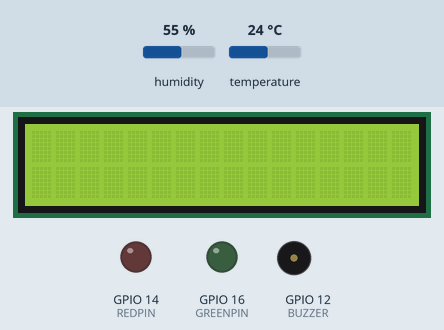
Bench run of a sketch on a simulated ESP8266 (NodeMCU). On the bench: 16×2 character LCD, output pins drawn as LEDs (lit = HIGH), buzzer (waves = sounding, pin HIGH). The inputs (shaded band) are chosen by the test bench; at power-on: temperature 24 °C, humidity 55 %. WiFi joins after 1.5 s; servers stay silent unless stated; uploads are accepted with an empty reply; what the sketch prints to the serial monitor is not drawn.

Above: at 3.3 s.
3.4 s: temperature set to 27 °C
At 14.4 s:
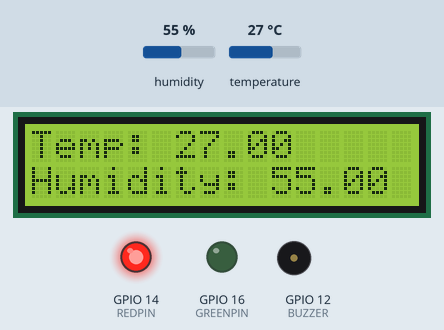
18.4 s: temperature set to 12 °C
At 25.4 s:
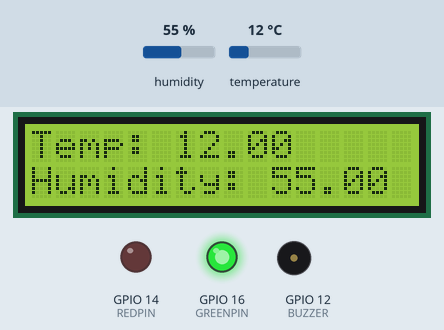
33.4 s: humidity set to 22 %
At 35.0 s:
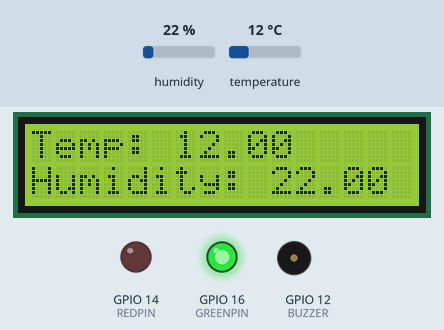
48.4 s: humidity set to 40 %
At 55.4 s:
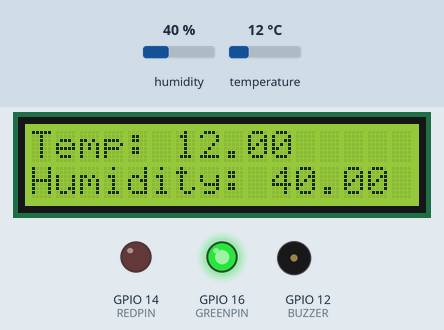
Timing chart, 0 to 56.9 s (numbered marks = the images above; inputs shaded):
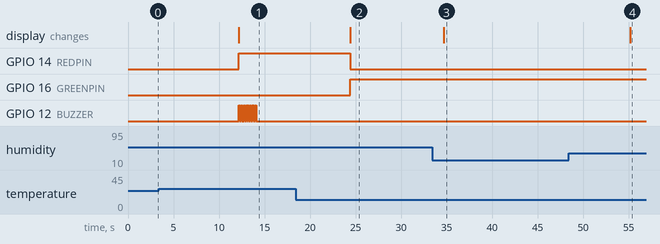

Measured:
- the behaviour switches between 25 and 26 °C on temperature (found by bisection; images 0 and 1)
- after the input at 3.4 s, GPIO 14 (REDPIN): LOW → HIGH after 8.8 s; GPIO 16 (GREENPIN): stays LOW (without the input it goes to HIGH after 8.8 s); GPIO 12 (BUZZER): alternates HIGH for 0.10 s and LOW for 0.10 s, 20 changes in all, then stays LOW, starting after 8.8 s; the display: changes after 8.8 s (image 1)
- after the input at 18.4 s, GPIO 14 (REDPIN): HIGH → LOW after 6.0 s; GPIO 16 (GREENPIN): LOW → HIGH after 6.0 s; GPIO 12 (BUZZER): stops changing and stays LOW; the display: changes after 6.0 s (image 2)
- after the input at 33.4 s, the display: changes after 1.3 s (image 3)
- after the input at 48.4 s, the display: changes after 6.8 s (image 4)

The sketch:

sketch_jun27a.ino
```cpp
#include <DHT.h>
#include <ESP8266WiFi.h>
#include <WiFiClient.h>
#include <ESP8266HTTPClient.h>
#include <LiquidCrystal_I2C.h>
DHT dht(2, DHT11); // D4
#define BUZZER 12 //  D6
#define REDPIN 14 //D5
#define GREENPIN 16 //  D0
// SDA  - D2
// SCL - D1
LiquidCrystal_I2C lcd(0x27, 16, 2);
//const char* ssid = "...";          // Your WiFi SSID
//const char* password = "iallyieIA03%";  // Your WiFi password
//const char* serverAddress = "http://192.168.8.117:80"; // ip address and the port on backend
const char* ssid = "RCA-WiFii";          // Your WiFi SSID
const char* password = "@rca@2023";  // Your WiFi password
const char* serverAddress = "http://192.168.1.150"; // ip address and the port on backend
void setup()
{
  Serial.begin(115200);
  Serial.println("DHT11 Temperature and Humidity Sensor");
  dht.begin();  pinMode(BUZZER, OUTPUT);
  pinMode(REDPIN, OUTPUT);
  pinMode(GREENPIN, OUTPUT);
    // Initialize the LCD display
  lcd.begin(16, 2);
    lcd.init();
  lcd.backlight();
 connectToWiFi();
}
void loop()
{
  delay(10000); // Wait for 10 seconds between readings
  //Collecting temperaures and humidity in the Rwanda Coding Academy Surroundings
  float temperature = dht.readTemperature();
  float humidity = dht.readHumidity();
  if (isnan(temperature) || isnan(humidity))
  {
    Serial.println("Failed to read data from DHT sensor");
  }
  else
  {
    Serial.print("Temperature: ");
    Serial.print(temperature);
    Serial.print(" °C");
    Serial.println("");
    Serial.print(humidity);
    Serial.print(" %");
    // Display temperature readings on the LCD
    lcd.setCursor(0, 0);
    lcd.print("Temp: ");
    lcd.print(temperature);
    lcd.print(" ");
    //Display humidity readings on the LCD
    lcd.setCursor(0,1);
     lcd.print("Humidity: ");
     lcd.print("");
     lcd.print(humidity);
     lcd.print(" ");
     //Alerting students when it is time to wear or remove the pullovers
    if (temperature > 25)
    {
      //turn redLED ON
      digitalWrite(REDPIN, HIGH);
      //turn green LED OFF
      digitalWrite(GREENPIN, LOW);
      Serial.println();
      Serial.println("Students can remove pullovers now!");
      //Buzzer Beeping 10 times
      for (int i = 0; i < 10; i++) {
    digitalWrite(BUZZER, HIGH); // Turn on the buzzer
    delay(100); // Wait for 100 milliseconds
    digitalWrite(BUZZER, LOW); // Turn off the buzzer
    delay(100); // Wait for another 100 milliseconds before the next beep
  }
    }
    else
    {
      Serial.println();
      Serial.println("Students can wear pullovers now!");
      //turn REDLED OFF
      digitalWrite(REDPIN, LOW);
      //Turn the greenLED ON
      digitalWrite(GREENPIN, HIGH);
      //Turn the Buzzer OFF
      digitalWrite(BUZZER, LOW);
    }
  }
   // Sending records to the web server
  sendDataToServer(temperature, humidity);
}
void connectToWiFi()
{
  WiFi.begin(ssid, password);
  while (WiFi.status() != WL_CONNECTED)
  {
    delay(1000);
    Serial.println("Connecting to WiFi...");
  }
  Serial.println("Connected to WiFi");
}
void sendDataToServer(float temperature, float humidity)
{
  WiFiClient client;
  HTTPClient http;
  String device = "340722SPE05820";
  // Build the URL with query parameters
  String url = serverAddress;
  url += "/weather-station/backend.php";
  url += "?device="+device;
  url += "&temperature=" + String(temperature);
  url += "&humidity=" + String(humidity);
  // Send HTTP GET request
  http.begin(client, url);
  http.setTimeout(10000); // Set timeout to 10 seconds (for example)
  int httpResponseCode = http.GET();
  Serial.println(httpResponseCode);
  if (httpResponseCode > 0)
  {
    Serial.print("HTTP Response code: ");
    Serial.println(httpResponseCode);
  }
  else
  {
    Serial.println("Error sending data to server");
  }
  http.end();
}
```
